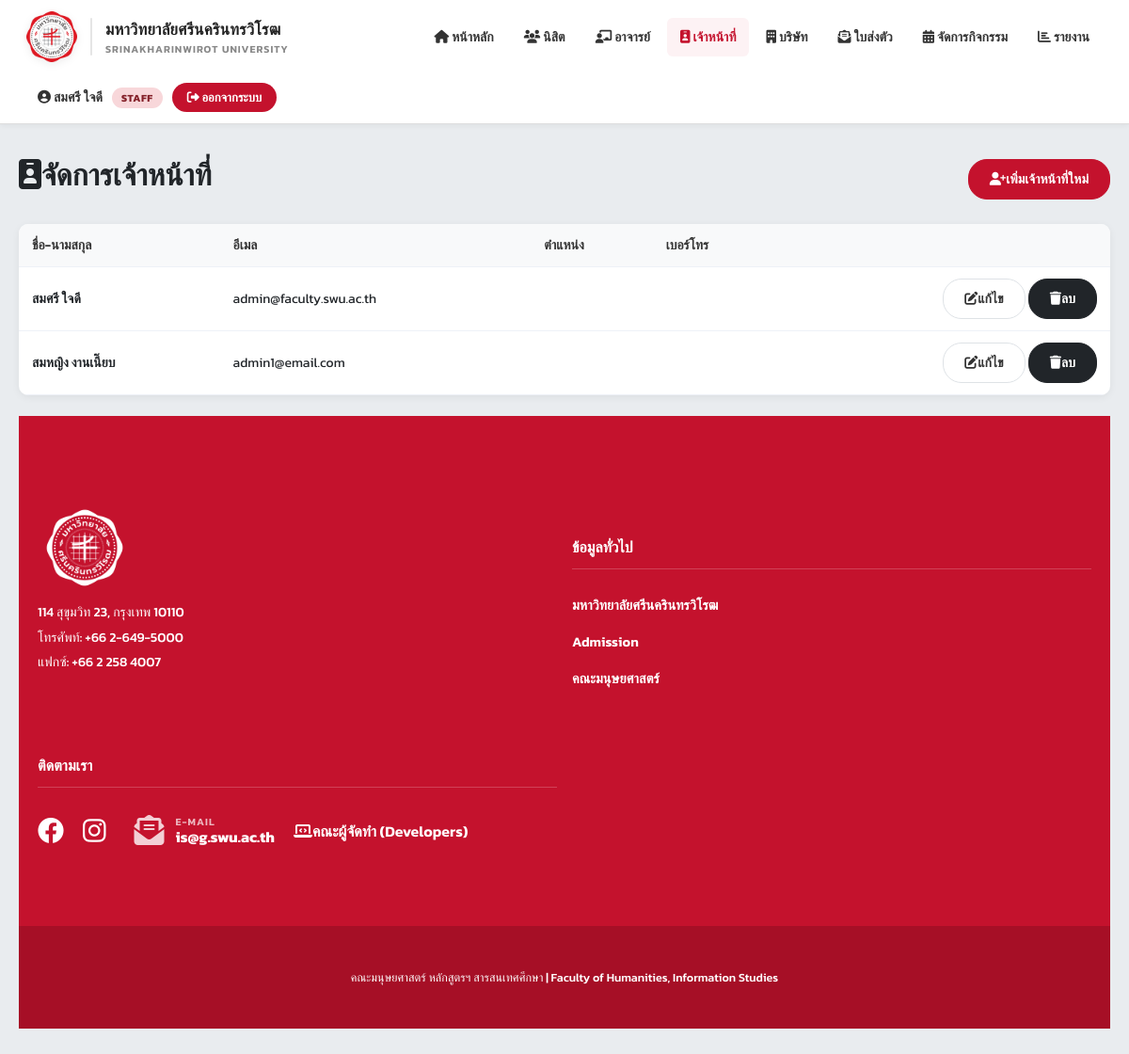
Page /staff/manage_staff.php (signed in) on the committed database.
### tables this page shows
CREATE TABLE `faculty_staff` (
  `faculty_staff_id` int NOT NULL COMMENT 'รหัสเจ้าหน้าที่',
  `username` varchar(50) DEFAULT NULL COMMENT 'ชื่อผู้ใช้ของเจ้าหน้าที่ (admin)',
  `first_name` varchar(100) NOT NULL COMMENT 'ชื่อ',
  `last_name` varchar(100) NOT NULL COMMENT 'นามสกุล',
  `faculty` varchar(100) DEFAULT NULL COMMENT 'คณะ',
  `position` varchar(100) DEFAULT NULL COMMENT 'ตำแหน่ง',
  `email` varchar(150) NOT NULL COMMENT 'อีเมล',
  `password` varchar(255) NOT NULL COMMENT 'รหัสผ่าน',
  `phone` varchar(15) DEFAULT NULL COMMENT 'เบอร์ติดต่อ',
  `created_at` datetime DEFAULT CURRENT_TIMESTAMP COMMENT 'วันที่สร้างข้อมุล'
);

### includes/db_connect.php (called while the page is built, shortened)
<?php
function h($str) {
    return htmlspecialchars((string)$str, ENT_QUOTES, 'UTF-8');
}

### staff/manage_staff.php (the view, shortened to what this page needs)
<?php
require '../includes/header.php';
$action = $_GET['action'] ?? 'list';
if ($action === 'list') {
    $staff_list = $conn->query('SELECT * FROM faculty_staff ORDER BY first_name')->fetch_all(MYSQLI_ASSOC);
    ?>
<div style="margin-bottom: 20px; display: flex; justify-content: space-between; align-items: center;">
  <h1><i class="fas fa-id-badge me-2"></i>จัดการเจ้าหน้าที่</h1>
  <a href="?action=add" class="btn btn-primary"><i class="fas fa-user-plus me-1"></i>เพิ่มเจ้าหน้าที่ใหม่</a>
</div>
<?php if (!$staff_list): ?>
  <p class="muted">ยังไม่มีเจ้าหน้าที่</p>
<?php else: ?>
  <div class="card card-table">
    <table class="tbl">
      <thead>
        <tr><th>ชื่อ-นามสกุล</th><th>อีเมล</th><th>ตำแหน่ง</th><th>เบอร์โทร</th><th></th></tr>
      </thead>
      <tbody>
        <?php foreach ($staff_list as $s): ?>
          <tr>
            <td><strong><?= h($s['first_name'].' '.$s['last_name']) ?></strong></td>
            <td><?= h($s['email']) ?></td>
            <td><?= h($s['position']) ?></td>
            <td><?= h($s['phone']) ?></td>
            <td style="text-align: right; gap: 8px;">
              <a href="?action=edit&id=<?= (int)$s['faculty_staff_id'] ?>" class="btn btn-sm btn-warning"><i class="fas fa-edit me-1"></i>แก้ไข</a>
              <a href="?action=delete&id=<?= (int)$s['faculty_staff_id'] ?>" class="btn btn-sm btn-danger" onclick="return confirm('ต้องการลบ?')"><i class="fas fa-trash me-1"></i>ลบ</a>
            </td>
          </tr>
        <?php endforeach; ?>
      </tbody>
    </table>
  </div>
<?php endif;
}
require '../includes/footer.php';
?>

### assets/css/style.css (style rules this page uses)
:root { --swu-red: #c4122d; --swu-red-dark: #9b111e; }
* { box-sizing: border-box; }
html, body { height: 100%; }
body { font-family: 'Kanit', sans-serif; background: #e9ecef; color: #212529; overflow-x: hidden; margin: 0; display: flex; flex-direction: column; min-height: 100vh; }
a { color: var(--swu-red); text-decoration: none; }
h1 { margin: 0 0 8px; font-weight: 700; color: #212529; }
.card { background: #fff; border-radius: 10px; box-shadow: 0 2px 8px rgba(0,0,0,.06); margin-bottom: 22px; overflow: hidden; }
.card > h1, .card > h2, .card > h3, .card > p, .card > dl, .card > .alert, .card > form, .card > table, .card > .letter, .card > ul { padding-left: 24px; padding-right: 24px; }
.card > :last-child { padding-bottom: 22px; }
.tbl { width: 100%; border-collapse: collapse; }
.tbl th, .tbl td { padding: 12px 14px; text-align: left; font-size: 14px; border-bottom: 1px solid #eef1f7; }
.tbl th { background: #f8f9fa; font-weight: 600; color: #333; }
.btn { display: inline-block; padding: 10px 22px; border: 1px solid #dee2e6; background: #fff; color: #333; border-radius: 20px; cursor: pointer; font-size: 14px; font-weight: 600; text-decoration: none; font-family: inherit; transition: .2s; }
.btn-primary { background: var(--swu-red); color: #fff; border-color: var(--swu-red); }
.btn-danger { background: #212529; color: #fff; border-color: #212529; }

### rows in the picture
faculty_staff: first_name+last_name "สมศรี ใจดี", email "admin@faculty.swu.ac.th"
faculty_staff: first_name+last_name "สมหญิง งานเนี๊ยบ", email "admin1@email.com"

### other values in the picture
$display_name "สมศรี ใจดี"
$role "STAFF"
